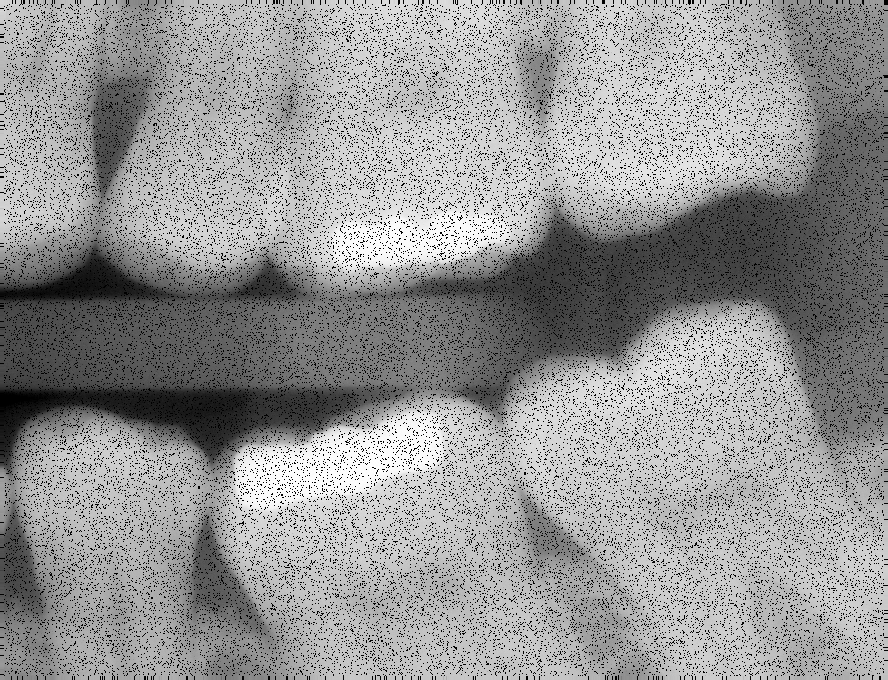
%> input picture lab4/assets/fillings.tif, 888 x 680 px
$ octave challenge1.m   (GNU Octave 9; MATLAB toolbox functions it lacks are replaced by stand-ins)
%> lines starting %> are read from the running program, lines starting %| are printed output that depends on the picture; in (x1, y1, x2, y2) boxes, pixels count from 0 and x2, y2 are one past the last pixel; in counts of white or black regions, pixels touching at a corner belong together; the program's own positions count from 1
clear all; close all; clc;

% Step 1: Load the dental X-ray image
% The file is located in the assets folder
f = imread('assets/fillings.tif');
%> f is the input picture: size 680x888 uint8; min 0, max 255, mean 150.1

% Step 2: Binarization
% Fillings are usually made of metal, so they appear very bright (near white)
% I used a high threshold (0.9) to isolate only the brightest spots
bw = imbinarize(f, 0.9);
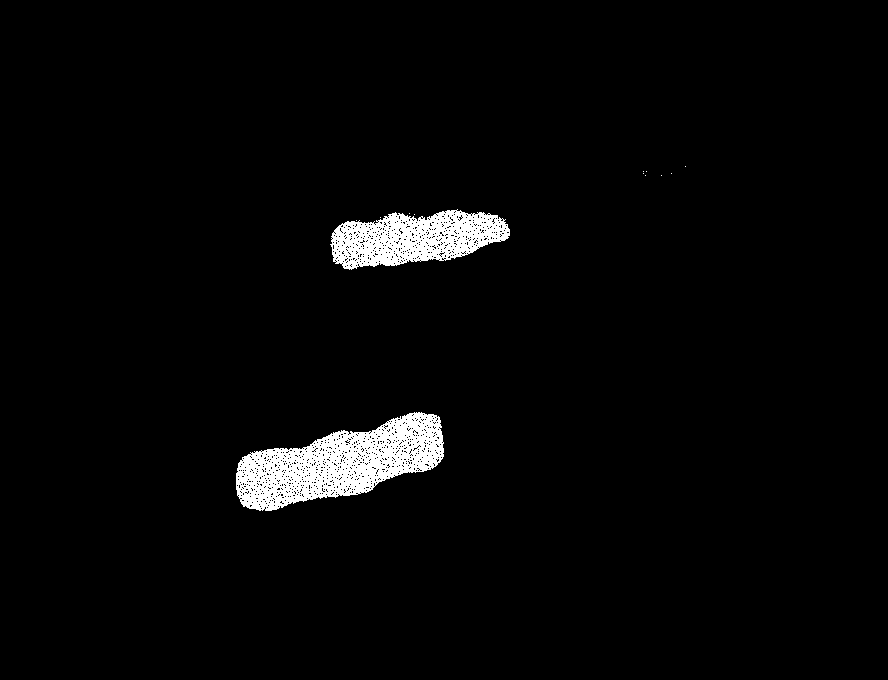
%> bw: size 680x888 logical; 2.9% white; 13 white regions (11 under 20 px), largest, box (x1, y1, x2, y2) and area: (236, 412, 444, 511) 10756, (330, 209, 510, 270) 6685

% Step 3: Cleaning up noise
% Some small bright spots might just be noise, not real fills
% I used an opening operation with a small disk to remove them
se = strel('disk', 2);
bw_clean = imopen(bw, se);
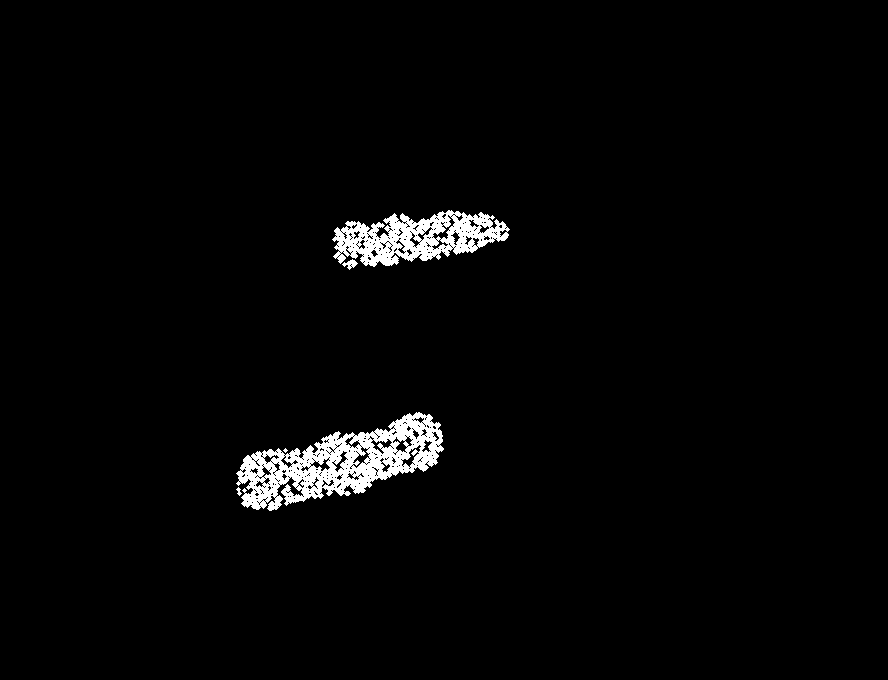
%> bw_clean: size 680x888 logical; 2.3% white; 5 white regions (1 under 20 px), largest, box (x1, y1, x2, y2) and area: (236, 412, 444, 511) 8551, (332, 210, 510, 267) 5249, (342, 259, 358, 270) 81, (236, 487, 242, 496) 26

% Step 4: Counting and Measuring
% bwconncomp finds all separated white objects
cc = bwconncomp(bw_clean);
%> cc = 5 connected components

% Use cellfun to count pixels in each detected fill
numPixels = cellfun(@numel, cc.PixelIdxList);
%> numPixels = [8551 26 13 5249 81]

% Output the results to the Command Window
fprintf('The patient has %d fills in total.\n', cc.NumObjects);
%| The patient has 5 fills in total.
disp('The size of each fill (in pixels) is:');
disp(numPixels);
%|    8551     26     13   5249     81

% Step 5: Final Check
imshowpair(f, bw_clean, 'montage');
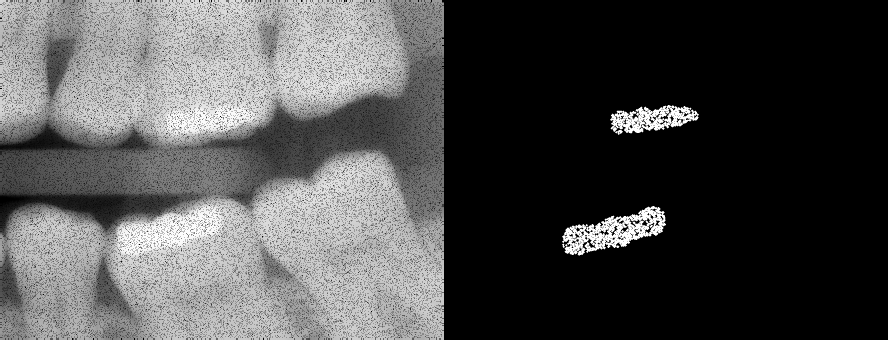
%> displayed picture: size 680x1776, on the screen's scale of 0 to 255 (shown at 1/2 size); min 0, max 255, mean 78
title('Original X-ray vs Detected Fills');
